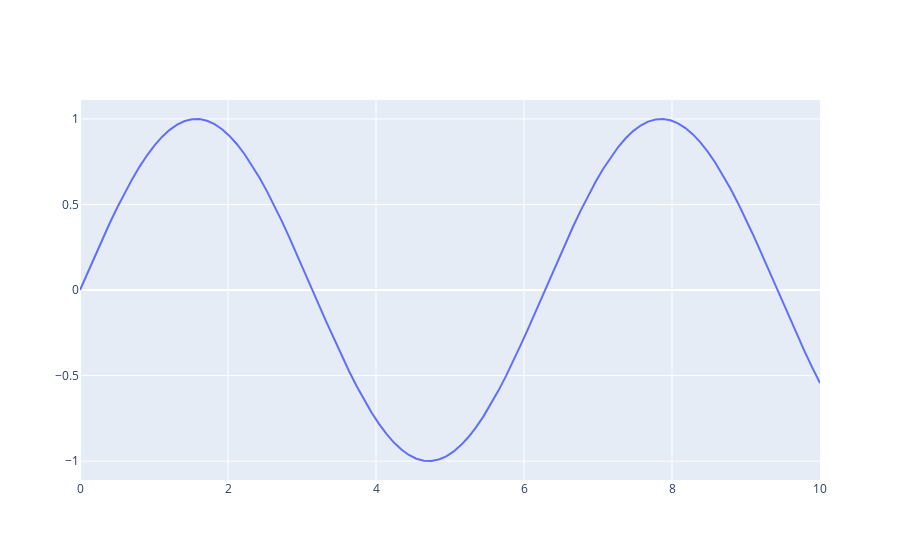

This figure's notebook cell:
### Code cell
t = np.linspace(0,10,100)
y = np.sin(t)
fig = go.Figure(data = go.Scatter(x = t, y=y, mode="lines"))
fig.show()
